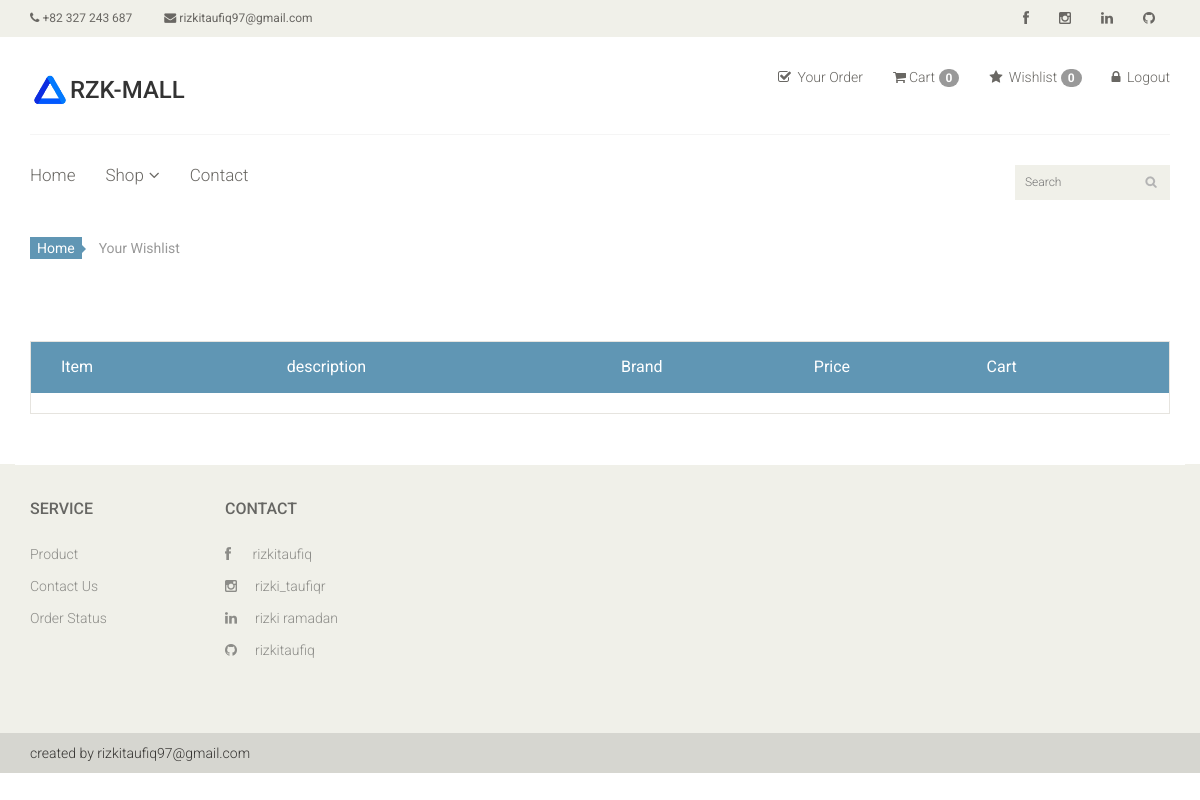
/wishlist/ (signed in), run on an earlier commit of the app's database.
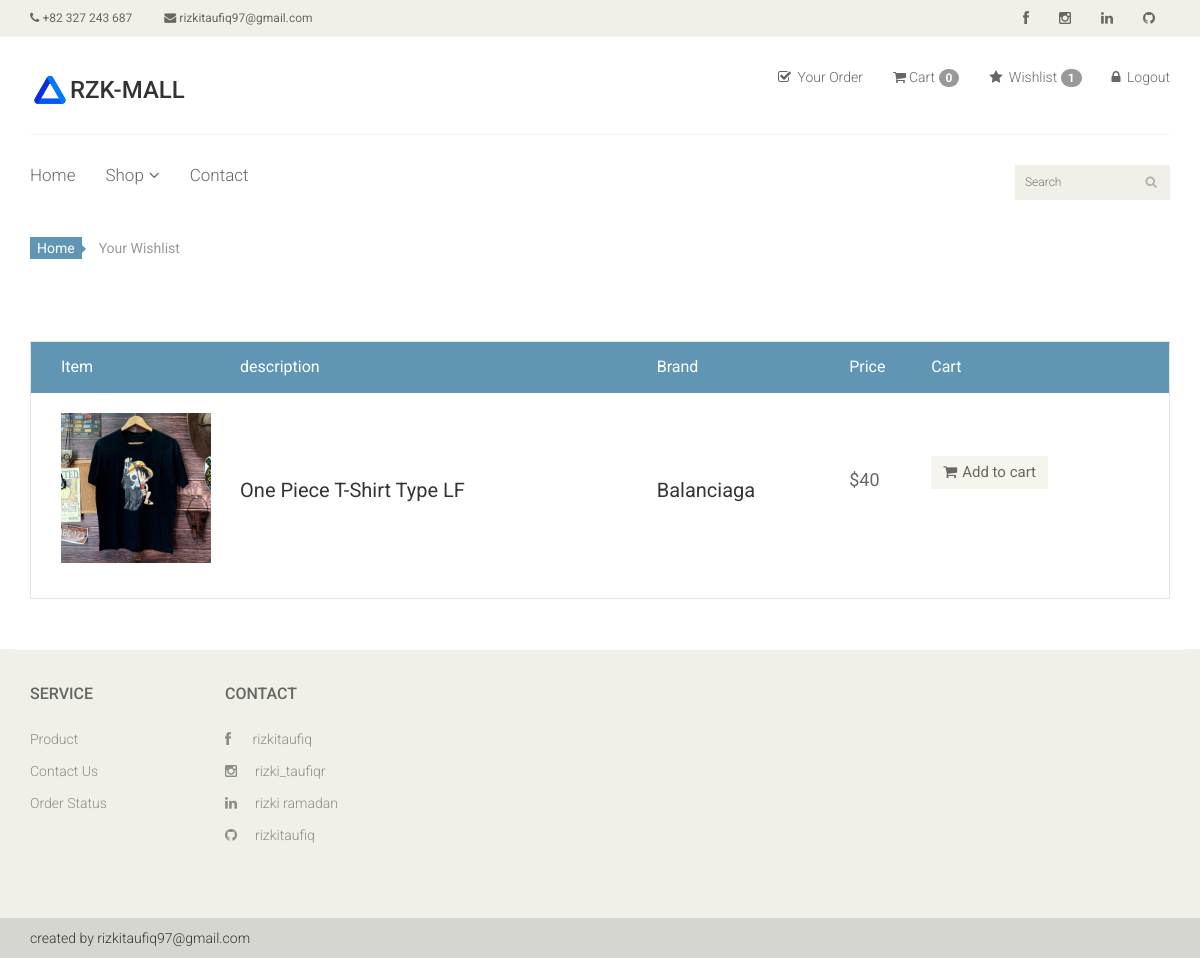
And on a later commit of the database.
### app/models.py (models this page shows, shortened)
class Wishlist(models.Model):
    user         = models.ForeignKey(User, on_delete = models.CASCADE, null = False, default ='')
    category     = models.ForeignKey(Category, on_delete = models.CASCADE, null = False, default = '')
    sub_category = models.ForeignKey(Sub_Category, on_delete = models.CASCADE, null = False, default = '')
    brand        = models.ForeignKey(Brand, on_delete = models.CASCADE, null = True)
    image        = models.ImageField(upload_to='ecommerce/wishlist')
    name         = models.CharField(max_length = 1000, default='')
    price        = models.IntegerField()

class Brand(models.Model):
    name    = models.CharField(max_length = 150)
    def __str__(self):
        return self.name

### ecom/views.py (the view)
# urls.py: path('wishlist/', views.wishlist_page, name='wishlist'),
@login_required(login_url="login")
def wishlist_page(request):
    uid     = request.session.get('_auth_user_id')
    user    = User.objects.get(pk = uid)
    wishlist= Wishlist.objects.filter(user = user)
    wishlist_count= Wishlist.objects.filter(user = user).count()
    context = {
        'wishlist' : wishlist,
        'wishlist_count' : wishlist_count,
    }
    return render(request, 'wishlist.html', context)

### templates/wishlist.html
{% extends "master.html" %}
{% block body %}
<section id="cart_items">
    <div class="container">
        <div class="breadcrumbs">
            <ol class="breadcrumb">
              <li><a href="#">Home</a></li>
              <li class="active">Your Wishlist</li>
            </ol>
        </div>
        <div class="table-responsive cart_info">
            <table class="table table-condensed">
                <thead>
                    <tr class="cart_menu">
                        <td class="image">Item</td>
                        <td class="description">description</td>
                        <td class="price">Brand</td>
                        <td class="quantity">Price</td>
                        <td class="total">Cart</td>
                        <td></td>
                    </tr>
                </thead>
                <tbody>
                    {% for i in wishlist  %}
                    <tr>
                        <td class="cart_product">
                            <a href=""><img src="/{{ i.image }}" alt="" style="width:150px; height:150px;"></a>
                        </td>
                        <td class="cart_description">
                            <h4><a href="">{{ i.name }}</a></h4>
                        </td>
                        <td class="cart_description">
                            <h4><a href="">{{ i.brand }}</a></h4>
                        </td>
                        <td class="cart_price">
                            <p>${{ i.price }}</p>
                        </td>
                        <td class="cart_add">
                            <a href="{% url 'wishlistcart_add' i.id %}" class="btn btn-default add-to-cart"><i class="fa fa-shopping-cart"></i>Add to cart</a>
                        </td>
                    </tr>
                    {% endfor %}
                </tbody>
            </table>
        </div>
    </div>
</section>
{% endblock body %}

What changed in the data, as far as the page shows it:
added Wishlist: image (picture), name "One Piece T-Shirt Type LF", brand "Balanciaga", price "40"
Also different on the page:
{{ wishlist_count }}: "0" → "1"
